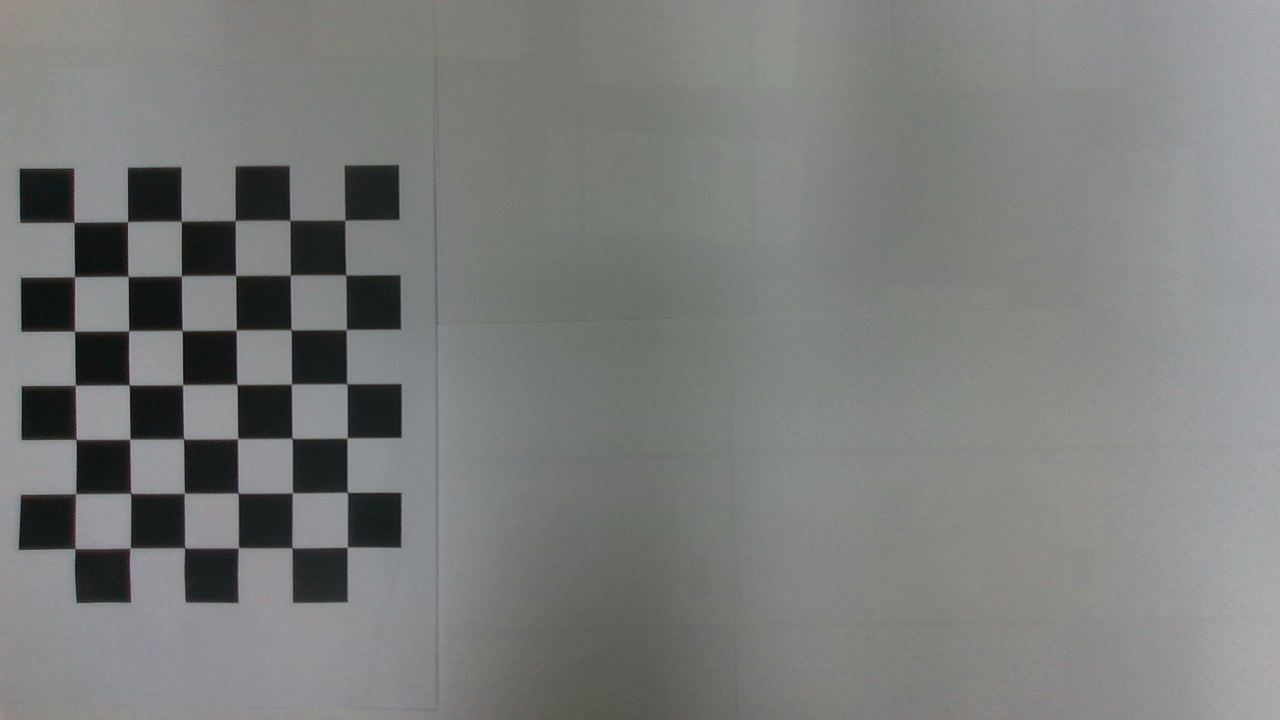
#> input picture calibration_images/calibration_image_1.jpg, 1280 x 720 px; its folder holds only this picture in this run
$ python cv_calibration_analyze.py
#> lines starting #> are read from the running program, lines starting #| are printed output that depends on the picture; after the words box and inside, x2 and y2 are one past the last pixel; in counts of white or black regions, pixels touching at a corner belong together
import cv2
import numpy as np
import glob
import os

def calibrate_from_saved_images(folder_name="calibration_images", board_size=(6,7), square_size=0.050):
    """저장된 이미지를 사용하여 카메라 캘리브레이션을 수행합니다."""
#> called with folder_name = 'calibration_images', board_size = (6, 7), square_size = 0.05

    objp = np.zeros((board_size[0] * board_size[1], 3), np.float32)
    objp[:,:2] = np.mgrid[0:board_size[0], 0:board_size[1]].T.reshape(-1,2)
    objp *= square_size

    objpoints = []
    imgpoints = []

    images = glob.glob(f"{folder_name}/*.jpg")

    for fname in images:
        img = cv2.imread(fname)
#> img is the input picture: shape (720, 1280, 3); mean B, G, R 123.6, 124.9, 123.2
        if img is None:
            print(f"Failed to read image: {fname}")
            continue

        gray = cv2.cvtColor(img, cv2.COLOR_BGR2GRAY)

        # 이미지 전처리 개선
        gray = cv2.equalizeHist(gray)
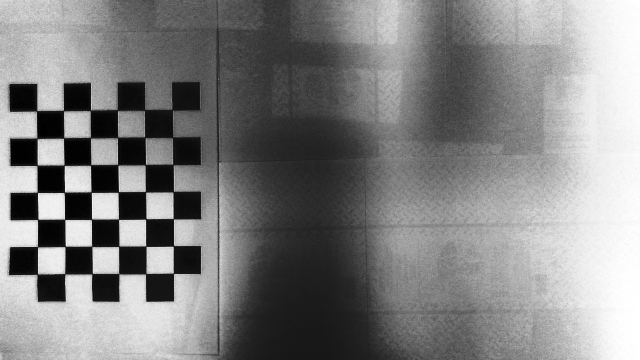
#> gray: shape (720, 1280) (shown at 1/2 size); min 0, max 255, mean 129.8
        gray = cv2.GaussianBlur(gray, (5, 5), 0)

        # 다양한 체스보드 검출 방법 시도
        found = False
        for method in [cv2.CALIB_CB_ADAPTIVE_THRESH | cv2.CALIB_CB_NORMALIZE_IMAGE | cv2.CALIB_CB_FILTER_QUADS,
                       cv2.CALIB_CB_ADAPTIVE_THRESH | cv2.CALIB_CB_NORMALIZE_IMAGE,
                       cv2.CALIB_CB_ADAPTIVE_THRESH,
                       0]:
            ret, corners = cv2.findChessboardCorners(gray, board_size, method)
            if ret:
                found = True
                break
#> this loop made 1 pass
#> ret on pass 1: True

        if found:
            objpoints.append(objp)
            corners2 = cv2.cornerSubPix(gray, corners, (10,10), (-1,-1),
                                        (cv2.TERM_CRITERIA_EPS + cv2.TERM_CRITERIA_MAX_ITER, 30, 0.001))
#> corners2 = 42 rows, first 8: [73.83, 222.5], [127.6, 221.7], [181.1, 221.3], [235, 220.4], [289.8, 220.5], [344.6, 219.7], [74.45, 277], [127.9, 276.4]
            imgpoints.append(corners2)

            # 디버깅을 위해 코너가 검출된 이미지 저장
            cv2.drawChessboardCorners(img, board_size, corners2, ret)
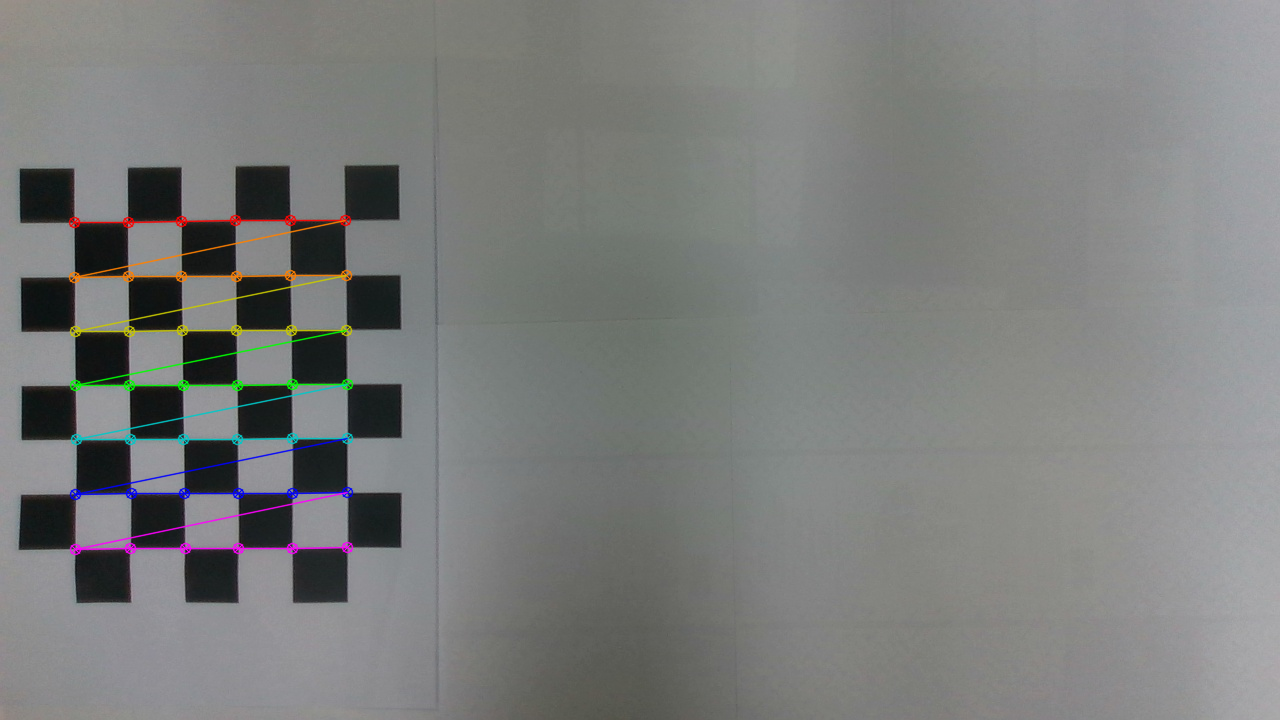
#> img: shape (720, 1280, 3); 1.52% of pixels changed, all inside (x1, y1, x2, y2) = (68, 214, 354, 556)
            cv2.imwrite(f'debug_corners_{os.path.basename(fname)}', img)
            print(f"Chessboard found in {fname}")
        else:
            print(f"Chessboard not found in {fname}")
            # 디버깅을 위해 실패한 이미지 저장
            cv2.imwrite(f'debug_failed_{os.path.basename(fname)}', img)

    print(f"Found chessboard in {len(objpoints)} out of {len(images)} images")

    if len(objpoints) == 0:
        raise ValueError("No valid chessboard corners found in any image. Please check your images and board_size.")

    print("Starting camera calibration...")
    ret, mtx, dist, rvecs, tvecs = cv2.calibrateCamera(objpoints, imgpoints, gray.shape[::-1], None, None)
#> ret = 0.539; mtx = [[16238.8, 0, 665.4], [0, 15803.3, 374.5], [0, 0, 1]]; dist = [[33.45, -4396.2, -0.0948, 0.774, -10.06]]; rvecs = ([-0.201, 0.0146, -0.0102],); tvecs = ([-0.536, -0.135, 14.02],)
    print("Camera calibration completed.")

    return mtx, dist, rvecs, tvecs

# 메인 실행 코드
if __name__ == "__main__":
    try:
        mtx, dist, rvecs, tvecs = calibrate_from_saved_images()
#> dist = [[33.45, -4396.2, -0.0948, 0.774, -10.06]]; rvecs = ([-0.201, 0.0146, -0.0102],); tvecs = ([-0.536, -0.135, 14.02],)
        print("Calibration successful!")
        print("Camera matrix:")
        print(mtx)
#| [[1.62388456e+04 0.00000000e+00 6.65406959e+02]
#|  [0.00000000e+00 1.58032556e+04 3.74462457e+02]
#|  [0.00000000e+00 0.00000000e+00 1.00000000e+00]]
        print("\nDistortion coefficients:")
        print(dist)
#| [[ 3.34504592e+01 -4.39618091e+03 -9.48234961e-02  7.73666101e-01
#|   -1.00603735e+01]]
        np.savez('calibration_results.npz', mtx=mtx, dist=dist)
        print("Calibration results saved to 'calibration_results.npz'")
    except Exception as e:
        print(f"Calibration failed: {str(e)}")
        print("Please check the debug images and your chessboard pattern.")

$ run again, on calibration_images/calibration_image_13.jpg
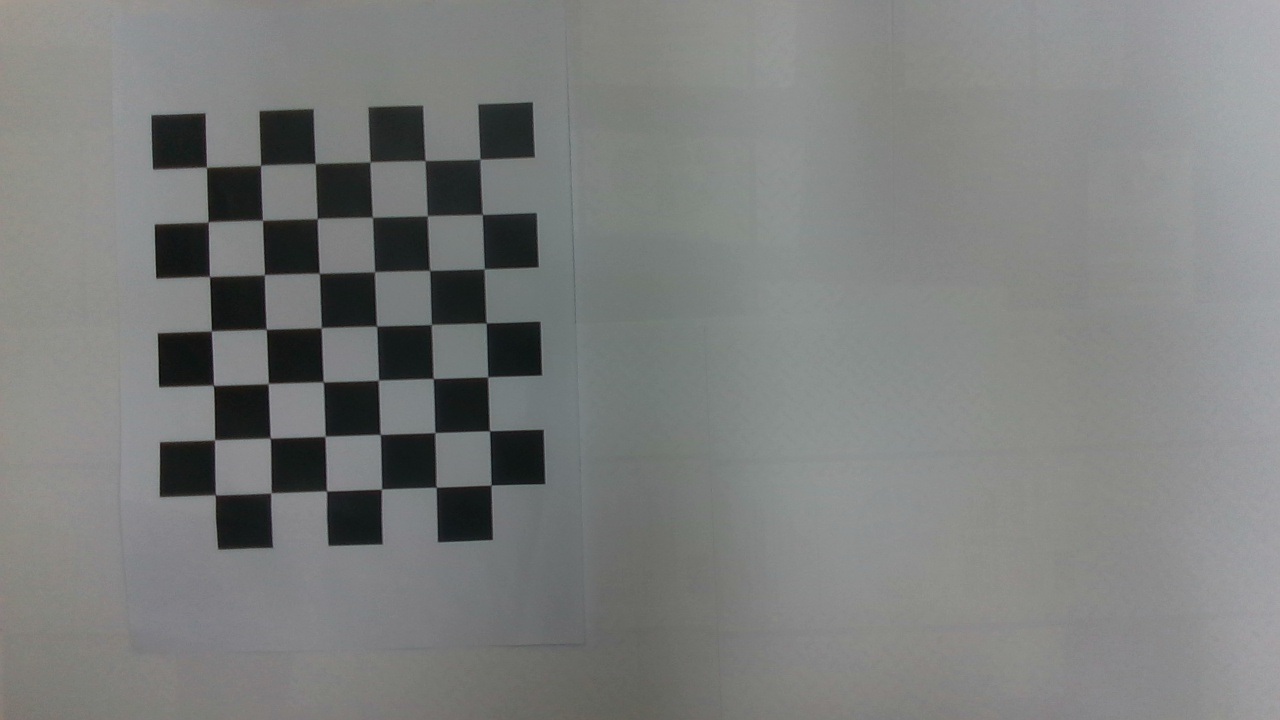
#> input picture calibration_images/calibration_image_13.jpg, 1280 x 720 px
#> in calibrate_from_saved_images, img is the input picture: shape (720, 1280, 3); mean B, G, R 124.8, 126, 124.2
#> in calibrate_from_saved_images, `gray = cv2.equalizeHist(gray)`:
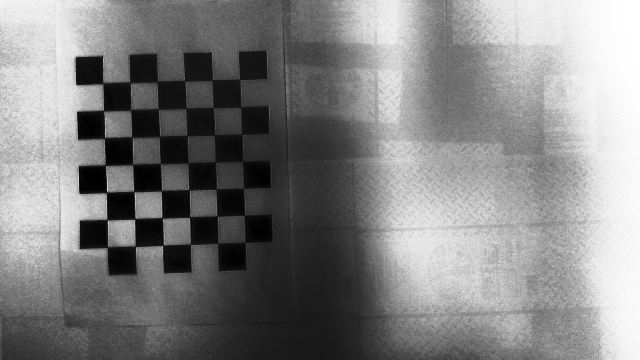
#> gray: shape (720, 1280) (shown at 1/2 size); min 0, max 255, mean 130.4
#> the loop in calibrate_from_saved_images, `for method in [cv2.CALIB_CB_ADAPTIVE_THRESH | cv2.CALIB_CB_NORMALIZE_I..` made 1 pass
#> ret on pass 1: True
#> corners2 = 42 rows, first 8: [206.3, 167.6], [260.6, 164.8], [314.7, 164], [369.9, 161.8], [424.7, 160.5], [480, 158.9], [207.6, 221.4], [261.7, 220.7]
#> in calibrate_from_saved_images, `cv2.drawChessboardCorners(img, board_size, corners2, ret)`:
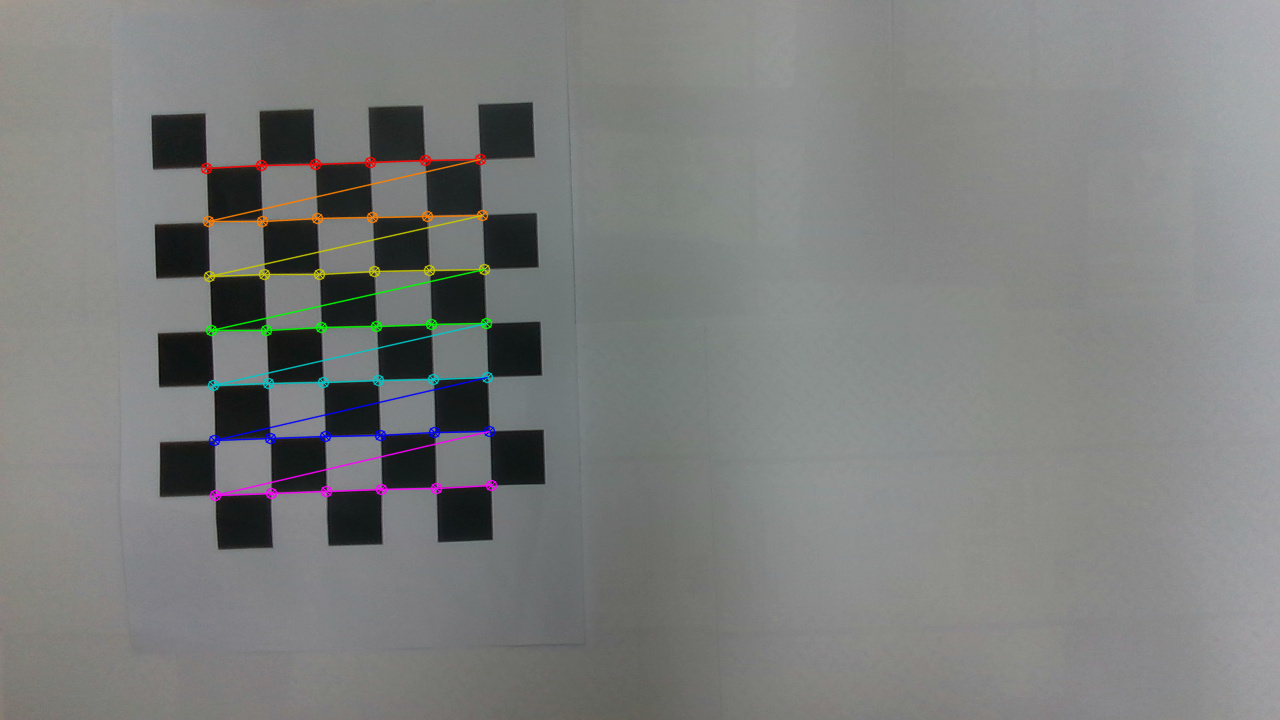
#> img: shape (720, 1280, 3); 1.53% of pixels changed, all inside (x1, y1, x2, y2) = (200, 153, 498, 502)
#> in calibrate_from_saved_images, `ret, mtx, dist, rvecs, tvecs = cv2.calibrateCamera(objpoints, imgpoint..`: ret = 0.578; mtx = [[21319.6, 0, 627.8], [0, 21017.2, 359.5], [0, 0, 1]]; dist = [[15.76, -0.234, 0.00342, 0.0916, -0.000192]]; rvecs = ([-0.0142, -0.129, -0.0319],); tvecs = ([-0.382, -0.176, 19.29],)
#> `mtx, dist, rvecs, tvecs = calibrate_from_saved_images()`: dist = [[15.76, -0.234, 0.00342, 0.0916, -0.000192]]; rvecs = ([-0.0142, -0.129, -0.0319],); tvecs = ([-0.382, -0.176, 19.29],)
#| [[2.13195761e+04 0.00000000e+00 6.27801536e+02]
#|  [0.00000000e+00 2.10172195e+04 3.59479897e+02]
#|  [0.00000000e+00 0.00000000e+00 1.00000000e+00]]
#| [[ 1.57569134e+01 -2.34217094e-01  3.41502737e-03  9.16392161e-02
#|   -1.91564090e-04]]

$ run again, on calibration_images/calibration_image_14.jpg
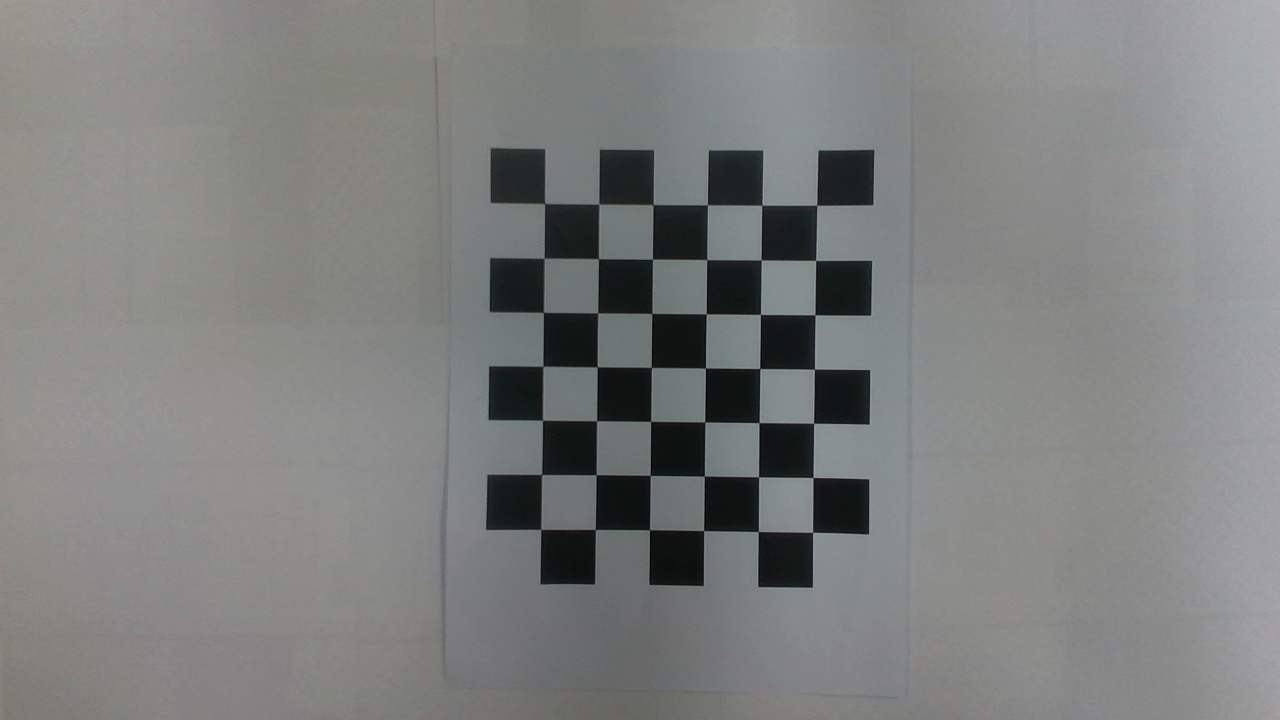
#> input picture calibration_images/calibration_image_14.jpg, 1280 x 720 px
#> in calibrate_from_saved_images, img is the input picture: shape (720, 1280, 3); mean B, G, R 126.2, 127.4, 126
#> in calibrate_from_saved_images, `gray = cv2.equalizeHist(gray)`:
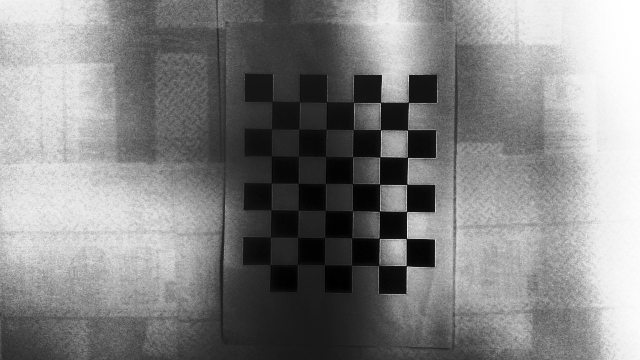
#> gray: shape (720, 1280) (shown at 1/2 size); min 0, max 255, mean 130.7
#> the loop in calibrate_from_saved_images, `for method in [cv2.CALIB_CB_ADAPTIVE_THRESH | cv2.CALIB_CB_NORMALIZE_I..` made 1 pass
#> ret on pass 1: True
#> corners2 = 42 rows, first 8: [544.8, 203.2], [599, 203.8], [653.1, 204.1], [707.4, 205], [762, 205], [817, 204.9], [543.8, 257.9], [598.2, 258.6]
#> in calibrate_from_saved_images, `cv2.drawChessboardCorners(img, board_size, corners2, ret)`:
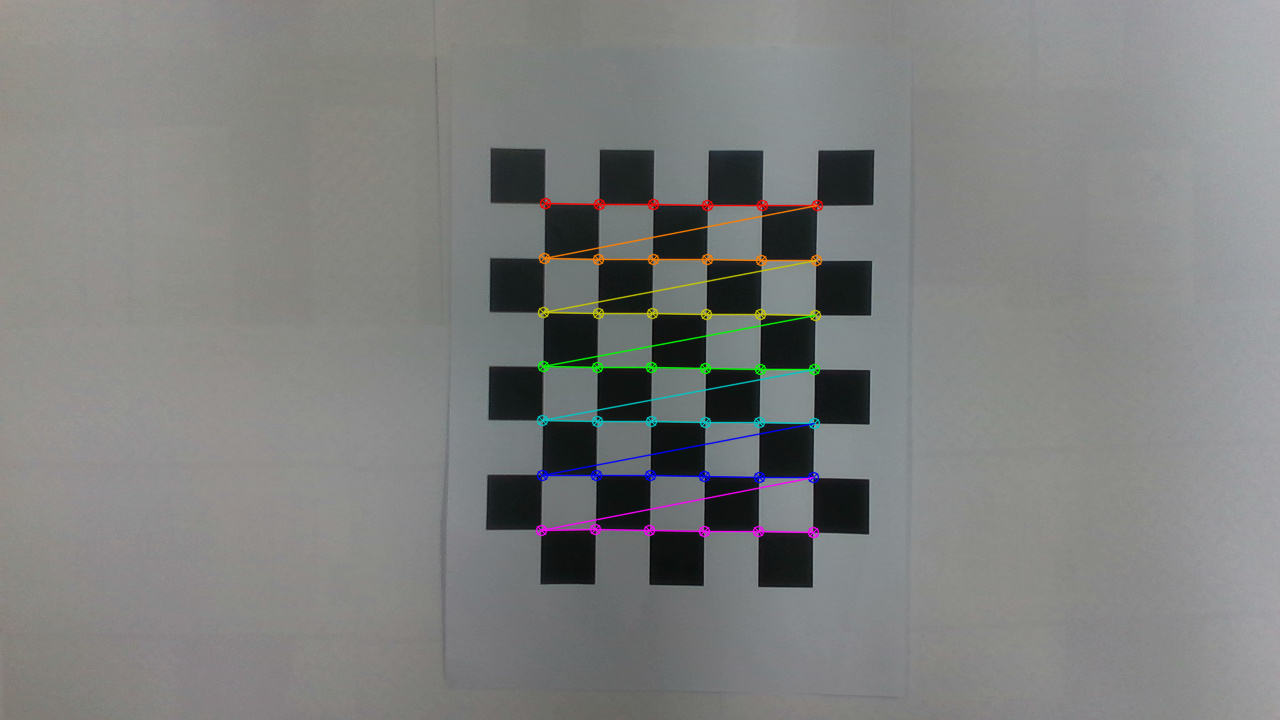
#> img: shape (720, 1280, 3); 1.52% of pixels changed, all inside (x1, y1, x2, y2) = (535, 197, 824, 539)
#> in calibrate_from_saved_images, `ret, mtx, dist, rvecs, tvecs = cv2.calibrateCamera(objpoints, imgpoint..`: ret = 0.286; mtx = [[5897.8, 0, 623], [0, 5886.4, 353], [0, 0, 1]]; dist = [[6.26, -648.5, -0.0169, -0.0039, -1.88]]; rvecs = ([0.0282, -0.0438, 0.0107],); tvecs = ([-0.0721, -0.138, 5.44],)
#> `mtx, dist, rvecs, tvecs = calibrate_from_saved_images()`: mtx = [[5897.8, 0, 623], [0, 5886.4, 353], [0, 0, 1]]; dist = [[6.26, -648.5, -0.0169, -0.0039, -1.88]]; rvecs = ([0.0282, -0.0438, 0.0107],); tvecs = ([-0.0721, -0.138, 5.44],)
#| [[5.89781868e+03 0.00000000e+00 6.22977226e+02]
#|  [0.00000000e+00 5.88644992e+03 3.53008604e+02]
#|  [0.00000000e+00 0.00000000e+00 1.00000000e+00]]
#| [[ 6.26322825e+00 -6.48489964e+02 -1.68664688e-02 -3.89819950e-03
#|   -1.87593337e+00]]
